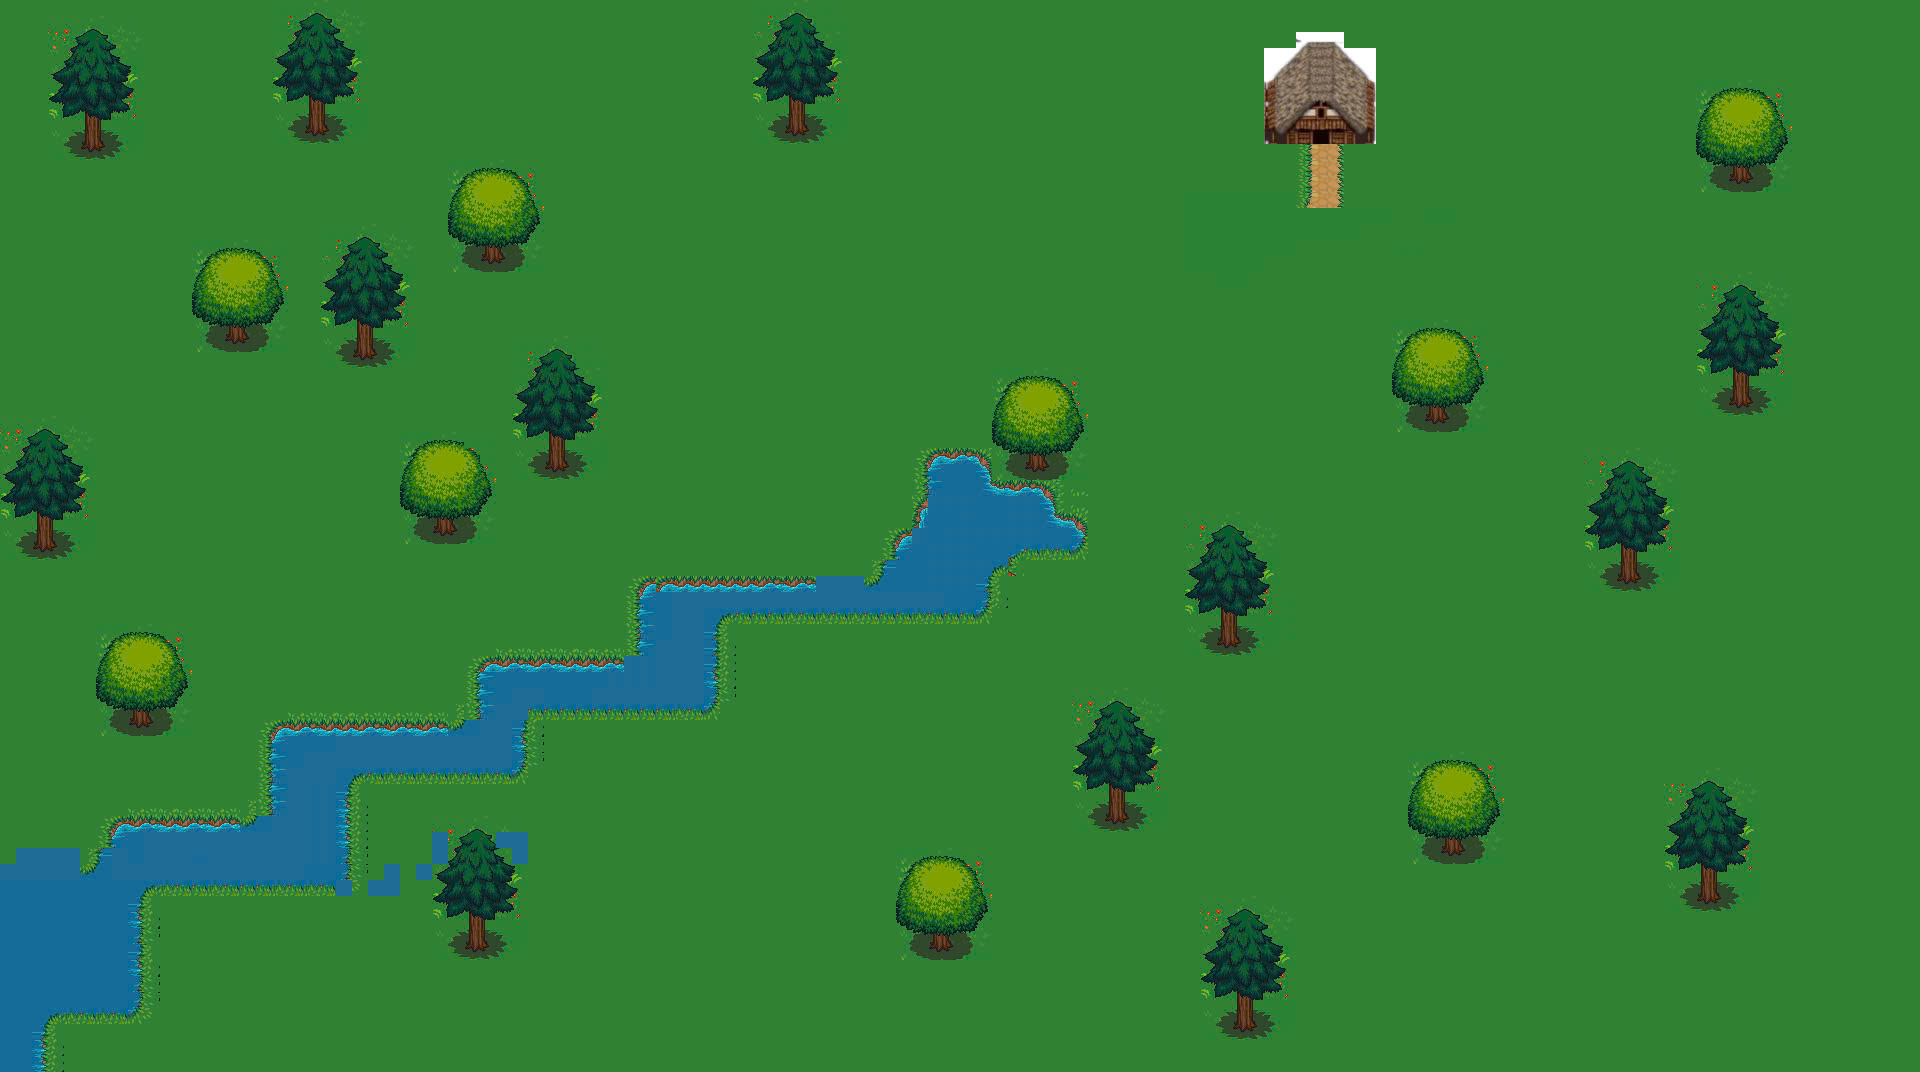

This game map was drawn from its Tiled (.tmx) file and the tilesets committed beside it. A one-line description and the trimmed map source follow:
An orthogonal 120x67 tile map with 16x16 px tiles, 4 tile layers (bandau, goc, tree tron, cay nhon), 3 hidden layers not drawn, 2 tilesets.

<map version="1.10" tiledversion="1.11.0" orientation="orthogonal" renderorder="right-down" width="120" height="67" tilewidth="16" tileheight="16" infinite="0" nextlayerid="11" nextobjectid="1">
 <tileset firstgid="1" source="NaUX7.tsx" />
 <tileset firstgid="1370" source="no1.tsx" />
 <layer id="1" name="dat" width="120" height="67" visible="0">
  <data>[8040 cells, 8040 non-empty, 1 distinct tile ids]</data>
 </layer>
 <layer id="2" name="cỏ" width="120" height="67" visible="0">
  <data>[8040 cells, 8040 non-empty, 1 distinct tile ids]</data>
 </layer>
 <layer id="3" name="nuoc" width="120" height="67" visible="0">
  <data>[8040 cells, 8040 non-empty, 1 distinct tile ids]</data>
 </layer>
 <layer id="4" name="bandau" width="120" height="67">
  <data>[8040 cells, 8040 non-empty, 66 distinct tile ids]</data>
 </layer>
 <layer id="6" name="goc" width="120" height="67">
  <data>[8040 cells, 88 non-empty, 4 distinct tile ids]</data>
 </layer>
 <layer id="5" name="tree tron" width="120" height="67">
  <data>[8040 cells, 396 non-empty, 43 distinct tile ids]</data>
 </layer>
 <layer id="7" name="cay nhon" width="120" height="67">
  <data>[8040 cells, 845 non-empty, 107 distinct tile ids]</data>
 </layer>
</map>